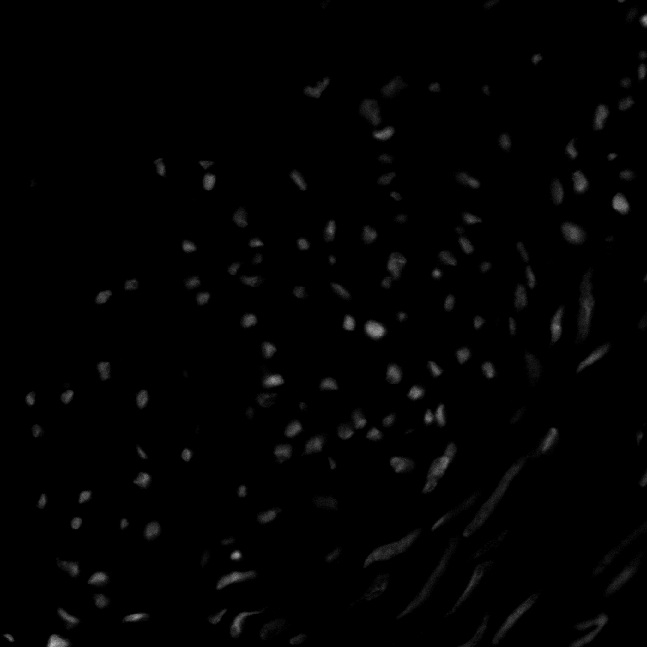
#> input picture Lab03-HistogramEqualization/im_cells.png, 647 x 647 px
$ jupyter execute Lab03_hist.ipynb
#> lines starting #> are read from the running program, lines starting #| are printed output that depends on the picture
**Prática de Histogramas**

1)
- Produza a imagem ‘negativa’ do arquivo ‘im_cells.png’
- Com a imagem negativa, produza a imagem original novamente.
- Mostre lado a lado a imagem original e a negativa. Em qual deles os objetos presentes na imagem são melhor percebidos? Justifique.
- Aplique a imagem uma função logarítmica.

[cell 1]
import cv2
import matplotlib.pyplot as plt

imagem = cv2.imread('im_cells.png')
#> imagem is the input picture: shape (647, 647, 3); min 0, max 188, mean 2.4


imagem_negativa = 255 - imagem
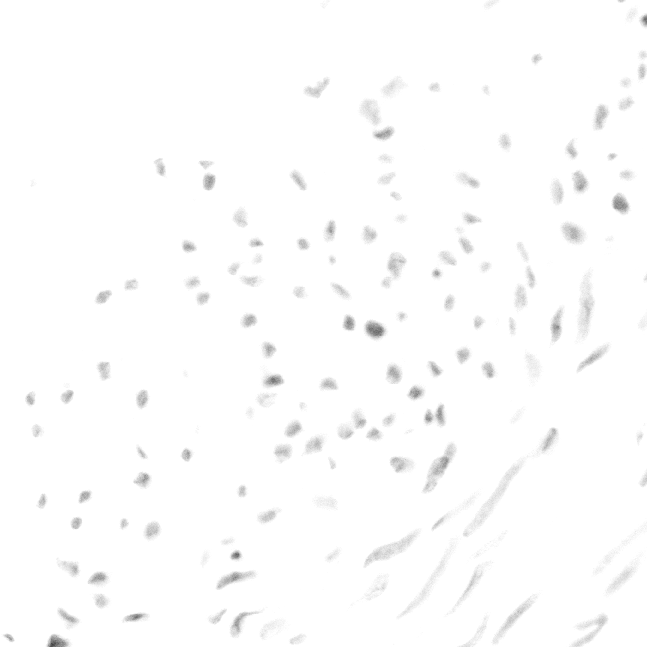
#> imagem_negativa: shape (647, 647, 3); min 67, max 255, mean 252.6

plt.figure(figsize=(10,5))

plt.subplot(1,2,1)
plt.imshow(imagem)
plt.title("Original")
plt.axis('off')

plt.subplot(1,2,2)
plt.imshow(imagem_negativa)
plt.title("Negativa")
plt.axis('off')

plt.show()
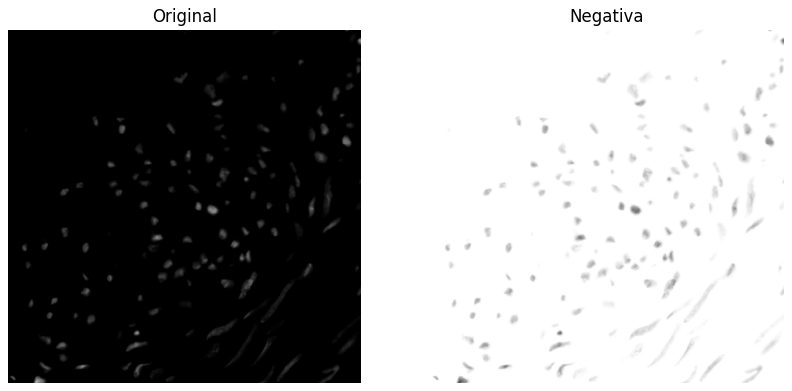
#> figure drawn by matplotlib, 2 panels

2)
- Abra a imagem 'pout.tif' e mostre seu histograma.
- Equalize a imagem anterior e mostre novamente seu histograma. Mostra a curva de transformação (consulte https://www.mathworks.com/help/images/histogram-equalization.html)
(procurar função OpenCV)

[cell 2]
import cv2
import numpy as np
import matplotlib.pyplot as plt


imagem = cv2.imread('pout.tif', cv2.IMREAD_GRAYSCALE)
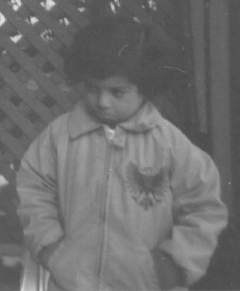
#> input picture Lab03-HistogramEqualization/pout.tif, 240 x 291 px
#> imagem is the input picture: shape (291, 240); min 74, max 224, mean 110.3

imagem_eq = cv2.equalizeHist(imagem)
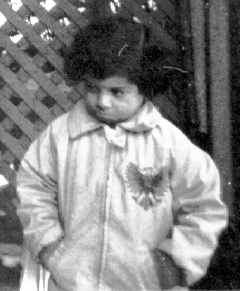
#> imagem_eq: shape (291, 240); min 0, max 255, mean 130.4

hist_original = cv2.calcHist([imagem], [0], None, [256], [0,256])
#> hist_original = 256 values, max 3628 at index 82, min 0 at index 0, mean 272.8

hist_equalizado = cv2.calcHist([imagem_eq], [0], None, [256], [0,256])
#> hist_equalizado = 256 values, max 3628 at index 25, min 0 at index 1, mean 272.8

hist = hist_original.flatten()
#> hist has the same summary as hist_original
pdf = hist / hist.sum()
#> pdf = 256 values, max 0.0519 at index 82, min 0 at index 0, mean 0.00391


cdf = pdf.cumsum()
#> cdf = 256 values from 0 to 1


transformacao = np.round(cdf * 255)
#> transformacao = 256 values from 0 to 255


plt.figure(figsize=(15,10))


plt.subplot(2,3,1)
plt.imshow(imagem, cmap='gray')
plt.title('Imagem Original')
plt.axis('off')


plt.subplot(2,3,2)
plt.plot(hist_original)
plt.title('Histograma Original')


plt.subplot(2,3,3)
plt.plot(transformacao)
plt.title('Curva de Transformação')
plt.xlabel('Intensidade Original')
plt.ylabel('Nova Intensidade')


plt.subplot(2,3,4)
plt.imshow(imagem_eq, cmap='gray')
plt.title('Imagem Equalizada')
plt.axis('off')


plt.subplot(2,3,5)
plt.plot(hist_equalizado)
plt.title('Histograma Equalizado')

plt.tight_layout()
plt.show()
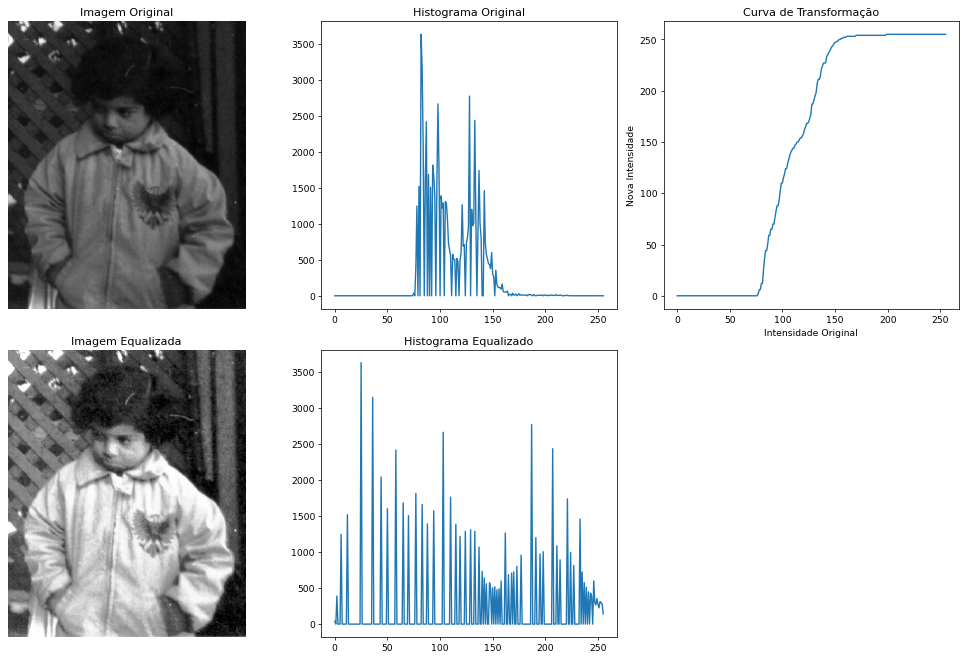
#> figure drawn by matplotlib, 5 panels; panel 2: curve peaks at x = 82, y = 3628; panel 3: curve peaks at x = 199, y = 255; panel 5: curve peaks at x = 25, y = 3628

3) *Implemente* o algoritmo de equalização de histograma e aplique a imagem ‘imcells.png’. Use o mínimos de laços for - tente realizar operações diretas com matrizes e vetores do numpy
- Aplique o mesmo algortimo 2x na mesma imagem e compare os resultados

[cell 3]
import cv2
import numpy as np
import matplotlib.pyplot as plt

imagem = cv2.imread('im_cells.png', cv2.IMREAD_GRAYSCALE)
#> imagem: shape (647, 647); min 0, max 188, mean 2.4


hist1 = np.bincount(imagem.flatten(), minlength=256)
#> hist1 = 256 values, max 378408 at index 0, min 0 at index 149, mean 1635.2


pdf1 = hist1 / hist1.sum()
#> pdf1 = 256 values, max 0.904 at index 0, min 0 at index 149, mean 0.00391


cdf1 = np.cumsum(pdf1)
#> cdf1 = 256 values from 0.904 to 1


transformacao1 = np.round(cdf1 * 255).astype(np.uint8)
#> transformacao1 = 256 values from 231 to 255


imagem_eq1 = transformacao1[imagem]
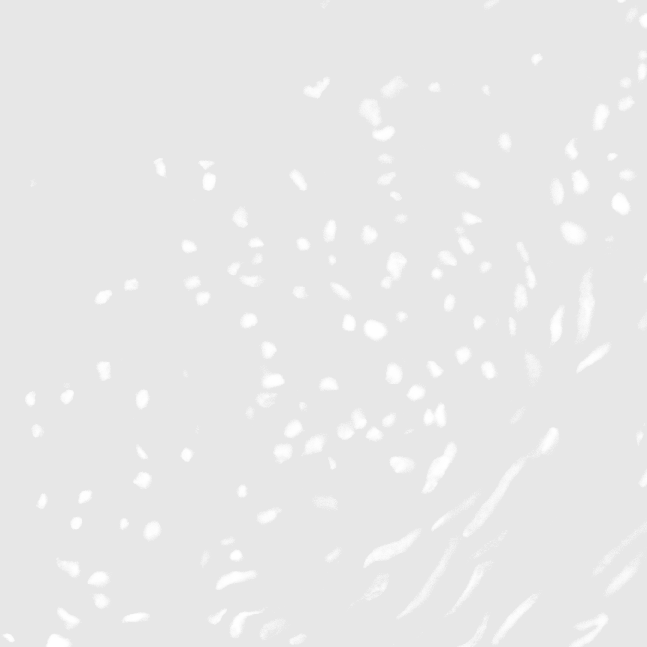
#> imagem_eq1: shape (647, 647); min 231, max 255, mean 232.2


hist2 = np.bincount(imagem_eq1.flatten(), minlength=256)
#> hist2 = 256 values, max 378408 at index 231, min 0 at index 0, mean 1635.2

pdf2 = hist2 / hist2.sum()
#> pdf2 = 256 values, max 0.904 at index 231, min 0 at index 0, mean 0.00391

cdf2 = np.cumsum(pdf2)
#> cdf2 = 256 values from 0 to 1

transformacao2 = np.round(cdf2 * 255).astype(np.uint8)
#> transformacao2 = 256 values from 0 to 255

imagem_eq2 = transformacao2[imagem_eq1]

hist_eq1 = np.bincount(imagem_eq1.flatten(), minlength=256)
#> hist_eq1 has the same summary as hist2

hist_eq2 = np.bincount(imagem_eq2.flatten(), minlength=256)
#> hist_eq2 has the same summary as hist2

plt.figure(figsize=(16,10))


plt.subplot(3,3,1)
plt.imshow(imagem, cmap='gray')
plt.title('Original')
plt.axis('off')


plt.subplot(3,3,2)
plt.plot(hist1)
plt.title('Histograma Original')


plt.subplot(3,3,3)
plt.plot(transformacao1)
plt.title('Transformação 1')

plt.subplot(3,3,4)
plt.imshow(imagem_eq1, cmap='gray')
plt.title('Equalizada 1x')
plt.axis('off')

plt.subplot(3,3,5)
plt.plot(hist_eq1)
plt.title('Histograma Eq 1')

plt.subplot(3,3,6)
plt.plot(transformacao2)
plt.title('Transformação 2')

plt.subplot(3,3,7)
plt.imshow(imagem_eq2, cmap='gray')
plt.title('Equalizada 2x')
plt.axis('off')

plt.subplot(3,3,8)
plt.plot(hist_eq2)
plt.title('Histograma Eq 2')

plt.tight_layout()
plt.show()
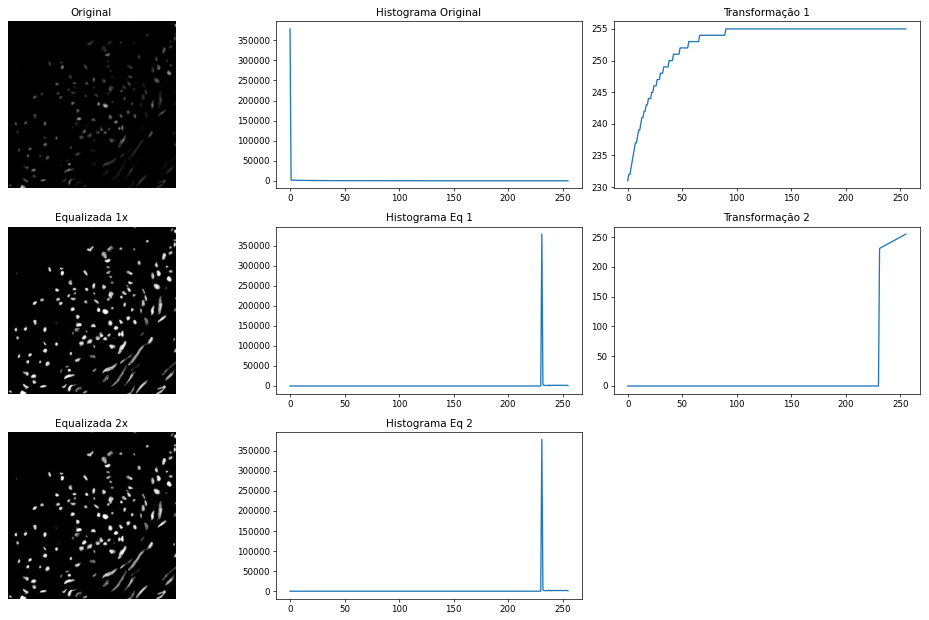
#> figure drawn by matplotlib, 8 panels; panel 2: curve peaks at x = 0, y = 378408; panel 3: curve peaks at x = 90, y = 255; panel 5: curve peaks at x = 231, y = 378408; panel 6: curve peaks at x = 255, y = 255
